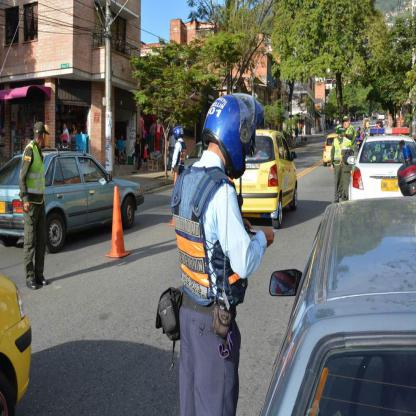
#> input picture dataset/valid/car/0013d97a44c586c0_jpg.rf.c129e0f75e464334397783e12eeddd69.jpg, 416 x 416 px; its folder holds 4 pictures in this run
$ jupyter execute flip_image.ipynb
#> lines starting #> are read from the running program, lines starting #| are printed output that depends on the picture
[cell 1]
import os

def list_full_dir(path):
    return [path + f for f in os.listdir(path)]

[cell 2]
# importing PIL Module
from PIL import Image

files = list_full_dir("dataset/valid/car/")
for file in files:
    # open the original image
    original_img = Image.open(file).convert("RGB")
#> original_img is the input picture: PIL image 416x416 RGB; mean R, G, B 103.1, 104.7, 99.2

    # Flip the original image horizontally
    horz_img = original_img.transpose(method=Image.FLIP_LEFT_RIGHT)
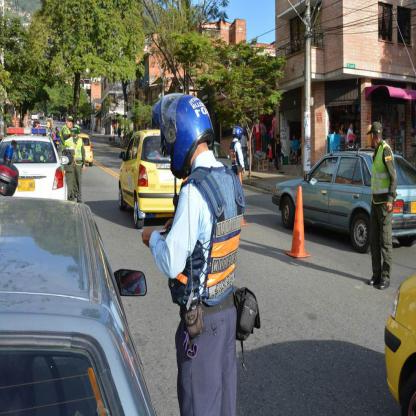
#> horz_img: PIL image 416x416 RGB; mean R, G, B 103.1, 104.7, 99.2
    ext = file.split(".")[-1]
    horz_img.save(file + "_flipped."  + ext)

    # close all our files object
    original_img.close()
    horz_img.close()
#> pass 2 of the loop `for file in files:`:
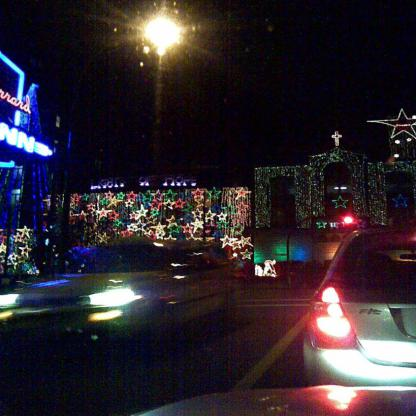
#> input picture dataset/valid/car/0a836954ceeac15f_jpg.rf.7f4bcc9a1e1d2db7dabcd6676a2ac8af.jpg, 416 x 416 px
#> original_img is the input picture: PIL image 416x416 RGB; mean R, G, B 46, 37.7, 45.7
#> `horz_img = original_img.transpose(method=Image.FLIP_LEFT_RIGHT)`:
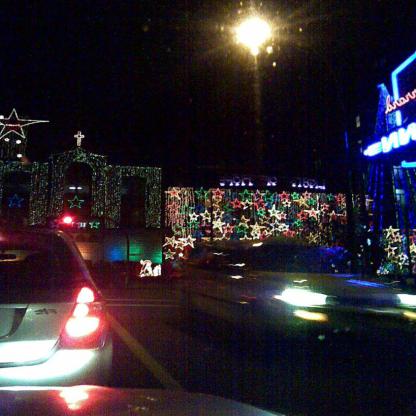
#> horz_img: PIL image 416x416 RGB; mean R, G, B 46, 37.7, 45.7
#> pass 3 of the loop `for file in files:`:
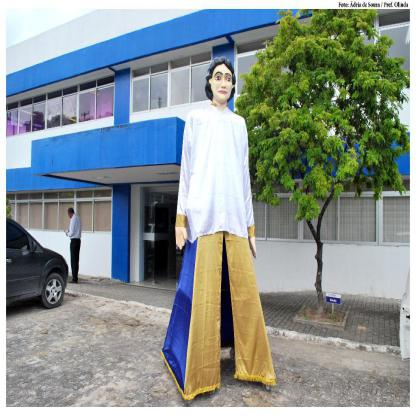
#> input picture dataset/valid/car/5018711812d0dedc_jpg.rf.29bc461dffd7abe85c63611035c2e28b.jpg, 416 x 416 px
#> original_img is the input picture: PIL image 416x416 RGB; mean R, G, B 135.8, 146.7, 144.4
#> `horz_img = original_img.transpose(method=Image.FLIP_LEFT_RIGHT)`:
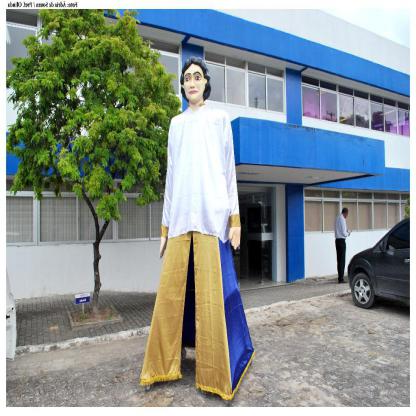
#> horz_img: PIL image 416x416 RGB; mean R, G, B 135.8, 146.7, 144.4
#> the loop made 4 passes; the first 3 are shown
